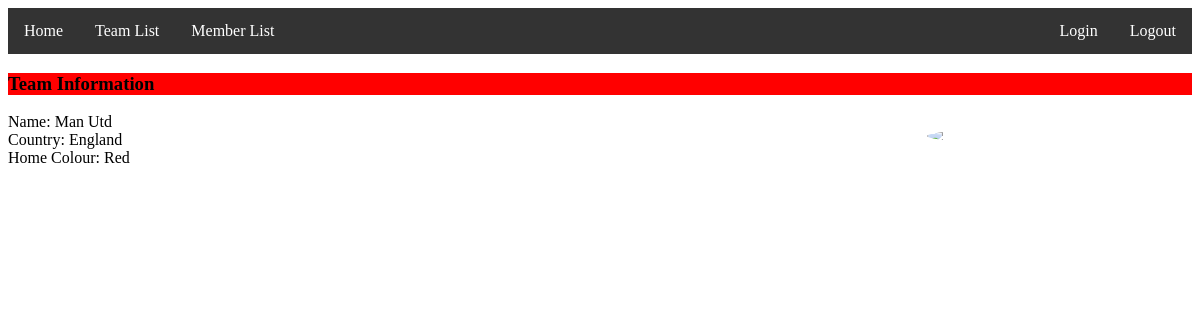
The page /league/team/id/1 on the database its author committed.
### league/models.py (models this page shows)
class Team(models.Model):
    team_name=models.CharField(max_length=50)
    team_country=models.CharField(max_length=50)
    home_colour=models.CharField(max_length=50)

### league/views.py (the view)
# urls.py: path('team/id/<int:team_id>', views.team, name="team_profile"),
def team(request,team_id):
    team = Team.objects.get(id=team_id)
    colourlist=team.home_colour.split()
    thecolour=colourlist[0]
    if thecolour=="White" or thecolour=="Black":
        thecolour="Grey"
    elif thecolour=="Light":
        thecolour="Lightblue"
    context={"team": team, "thecolour":thecolour}
    response = render(request,'league/team_detail.html', context )
    return response

### league/templates/league/team_detail.html
{% extends "base.html" %}
{% block content %}
<h3 style= "background-color:{{thecolour}}">Team Information</h3>
<div id=rightside>
    <img src="#crest">
</div>
        <div id="team detail">
            <div id="team team_name"> Name: {{ team.team_name }}</div>
            <div id="team team_country"> Country: {{ team.team_country }}</div>
            <div id="team colour"> Home Colour: {{ team.home_colour }}</div>
        </div>
{% endblock %}

### static/mycss.css (style rules this page uses)
#rightside img { display: block; margin-left: auto; margin-right: auto; width: 250px; height: auto; float: right; border-radius: 50%; padding: 15px; }

### rows shown on the page
Team: team_name "Man Utd", team_country "England", home_colour "Red"
